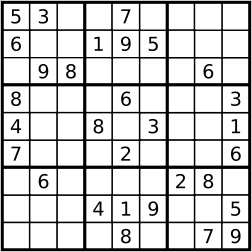
#> input picture Images/Input-image-example/sudoku-image-example-5.png, 252 x 252 px, found by its file name
$ python test-sudoku-4.py
#> lines starting #> are read from the running program, lines starting #| are printed output that depends on the picture; after the words box and inside, x2 and y2 are one past the last pixel; in counts of white or black regions, pixels touching at a corner belong together
#1. Import the image
import cv2
    #url = "/Users/nguyenvanan2730/Projects/Sudoku-AWS/sudoku/Images/Input-image-example/sudoku-image-example-1.png"
url = "/Users/nguyenvanan2730/Projects/Sudoku-AWS/sudoku/Images/Input-image-example/sudoku-image-example-5.png"
img = cv2.imread(url) #画像は強制的にグレイスケール画像として読み込まれます。
#> img is the input picture: shape (252, 252, 3); min 0, max 255, mean 206.6
    #cv2.imshow("read_img",image)

#2. Preprocessing the image
    #2.1 Gaussian blur:  reduce noise obtained in thresholding algorithm (adaptive thresholding)
    #convert color image to gray image
img = cv2.cvtColor(img, cv2.COLOR_BGR2GRAY)
#> img: shape (252, 252)
    #ksize.width and ksize.height can differ but they both must be positive and odd.
img_gauss = cv2.GaussianBlur(img.copy(), (7, 7), 0)
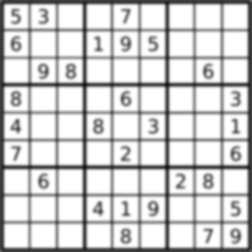
#> img_gauss: shape (252, 252); min 18, max 255, mean 205.5

    #2.2 Thresholding: Segmenting the regions of the image
img_thres = cv2.adaptiveThreshold(img_gauss, 255, cv2.ADAPTIVE_THRESH_GAUSSIAN_C, cv2.THRESH_BINARY, 131, 2)
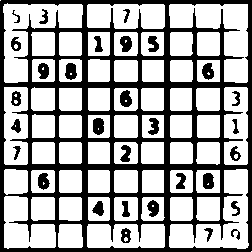
#> img_thres: shape (252, 252); 66% white; 31 black regions, largest, box (x1, y1, x2, y2) and area: (0, 0, 252, 252) 18574, (93, 118, 104, 135) 161, (65, 63, 77, 80) 155
    #cv2.imshow("adaptiveThreshold",img_thres)

    #2.3 Dilating the image: In cases like noise removal, erosion is followed by dilation.
#img_bitwise = cv2.bitwise_not(img_thres,img_thres)
img_bitwise = cv2.bitwise_not(img_gauss,img_gauss)
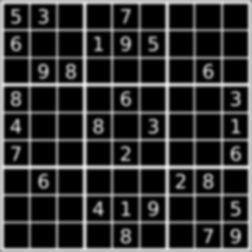
#> img_bitwise: shape (252, 252); min 0, max 237, mean 49.5

cv2.imwrite("/Users/nguyenvanan2730/Projects/Sudoku-AWS/sudoku/Images/preprocess-input-image/image_transform.png",img_bitwise)

$ run again, with Images/Input-image-example/sudoku-image-example-1.png copied over Images/Input-image-example/sudoku-image-example-5.png
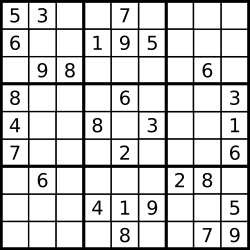
#> input picture Images/Input-image-example/sudoku-image-example-1.png, 250 x 250 px, found by its file name
#> img is the input picture: shape (250, 250, 3); min 0, max 255, mean 206.8
#> img: shape (250, 250)
#> `img_thres = cv2.adaptiveThreshold(img_gauss, 255, cv2.ADAPTIVE_THRESH_..`:
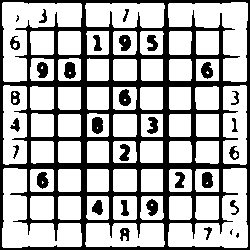
#> img_thres: shape (250, 250); 68.3% white; 32 black regions (3 under 20 px), largest, box (x1, y1, x2, y2) and area: (0, 0, 250, 250) 16964, (92, 117, 103, 134) 161, (64, 62, 76, 79) 155
#> `img_bitwise = cv2.bitwise_not(img_gauss,img_gauss)`:
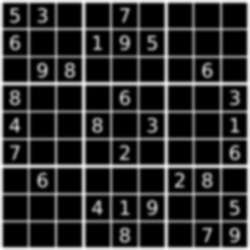
#> img_bitwise: shape (250, 250); min 0, max 253, mean 48

$ run again, with Images/Input-image-example/sudoku-image-example-10.png copied over Images/Input-image-example/sudoku-image-example-5.png
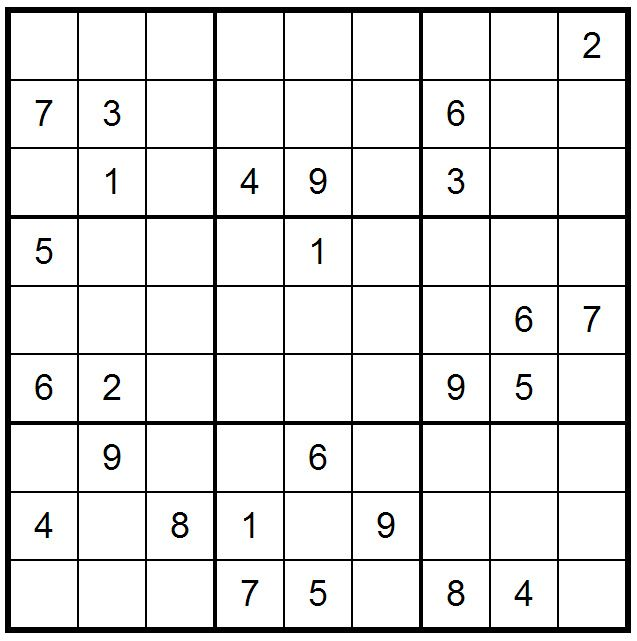
#> input picture Images/Input-image-example/sudoku-image-example-10.png, 637 x 641 px, found by its file name
#> img is the input picture: shape (641, 637, 3); mean B, G, R 227.7, 227.8, 227.7
#> img: shape (641, 637)
#> `img_thres = cv2.adaptiveThreshold(img_gauss, 255, cv2.ADAPTIVE_THRESH_..`:
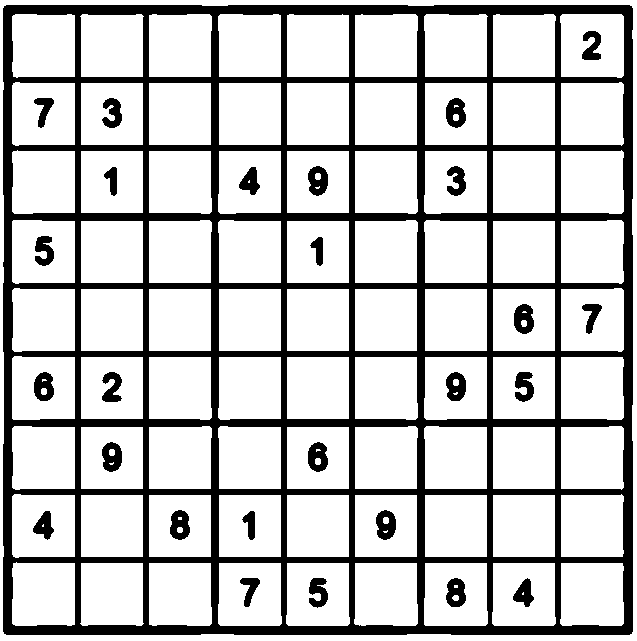
#> img_thres: shape (641, 637); 77.4% white; 27 black regions, largest, box (x1, y1, x2, y2) and area: (3, 5, 633, 635) 82973, (514, 304, 534, 334) 442, (102, 442, 122, 472) 434
#> `img_bitwise = cv2.bitwise_not(img_gauss,img_gauss)`:
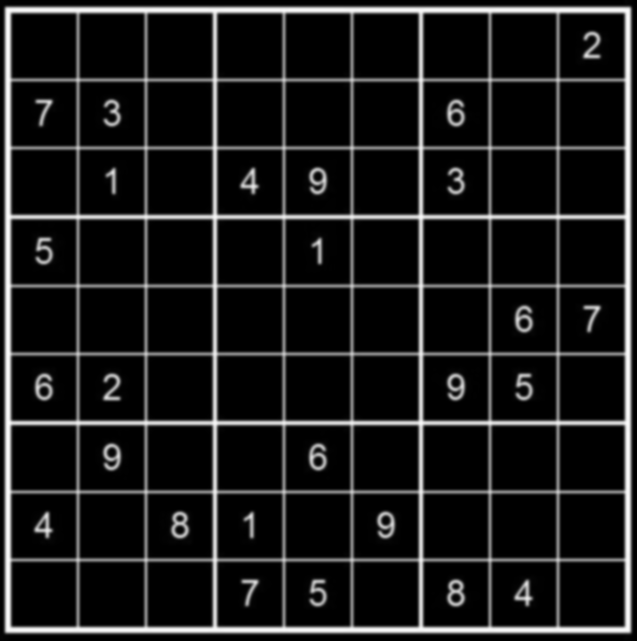
#> img_bitwise: shape (641, 637); min 0, max 252, mean 27.3

$ run again, with Images/Input-image-example/sudoku-image-example-12.png copied over Images/Input-image-example/sudoku-image-example-5.png
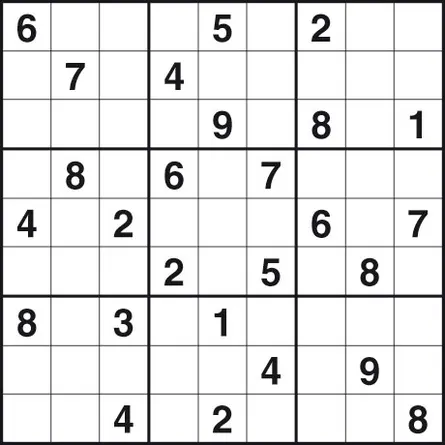
#> input picture Images/Input-image-example/sudoku-image-example-12.png, 445 x 445 px, found by its file name
#> img is the input picture: shape (445, 445, 3); mean B, G, R 228.4, 228.3, 228.3
#> img: shape (445, 445)
#> `img_thres = cv2.adaptiveThreshold(img_gauss, 255, cv2.ADAPTIVE_THRESH_..`:
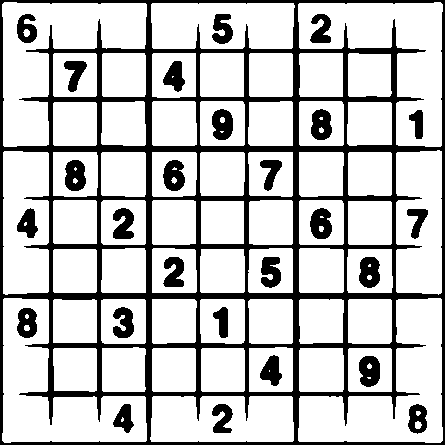
#> img_thres: shape (445, 445); 77.1% white; 27 black regions, largest, box (x1, y1, x2, y2) and area: (0, 0, 445, 445) 34192, (359, 356, 380, 387) 518, (65, 160, 86, 191) 514
#> `img_bitwise = cv2.bitwise_not(img_gauss,img_gauss)`:
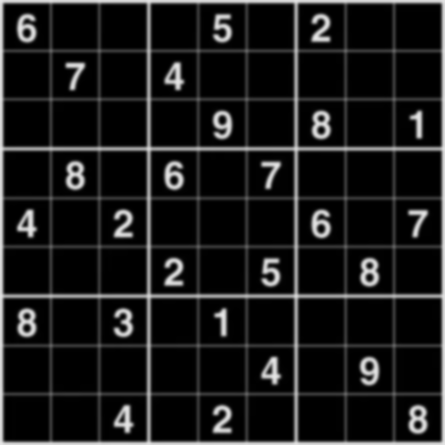
#> img_bitwise: shape (445, 445); min 0, max 232, mean 26.6
